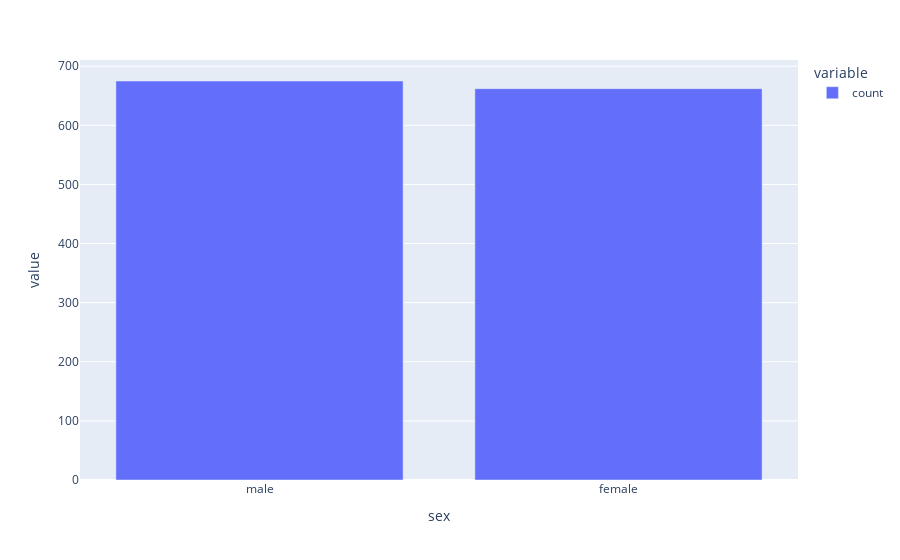

Here is the notebook cell this chart was saved with:
### Code cell
x = data['sex'].value_counts()


fig = px.bar(x)
plt.ylim(0,1000)
fig.show()

### Figure 1 — Plotly figure (JSON) as saved in the notebook; plotly's stock layout.template omitted (floating-point values rounded to 4 significant figures)
{"data": [{"alignmentgroup": "True", "hovertemplate": "variable=count<br>sex=%{x}<br>value=%{y}<extra></extra>", "legendgroup": "count", "marker": {"color": "#636efa", "pattern": {"shape": ""}}, "name": "count", "offsetgroup": "count", "orientation": "v", "showlegend": true, "textposition": "auto", "type": "bar", "x": ["male", "female"], "xaxis": "x", "y": [675, 662], "yaxis": "y"}], "layout": {"barmode": "relative", "legend": {"title": {"text": "variable"}, "tracegroupgap": 0}, "margin": {"t": 60}, "xaxis": {"anchor": "y", "domain": [0, 1], "title": {"text": "sex"}}, "yaxis": {"anchor": "x", "domain": [0, 1], "title": {"text": "value"}}}}
